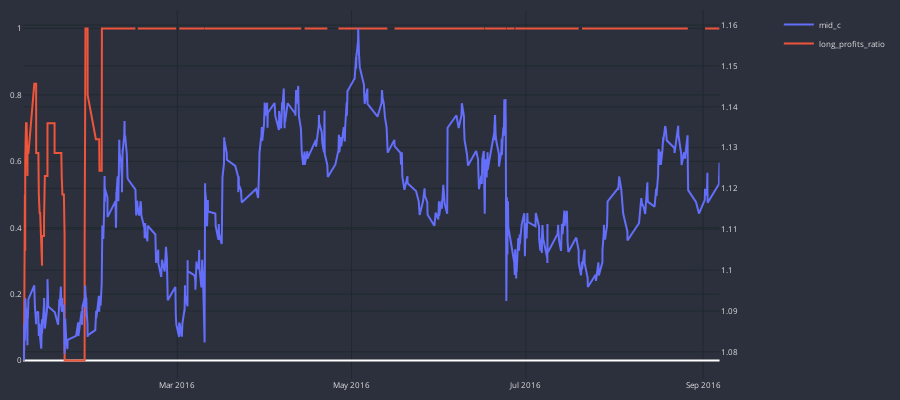

The notebook cell saved with this chart:
### Code cell
cp = CandlePlot(d.df['d'], candles=False)
cp.add_traces(line_traces=['mid_c'], is_sec=True)
cp.add_traces(line_traces=['long_profits_ratio'])
cp.show_plot()

### Figure 1 — Plotly figure (JSON) as saved in the notebook; plotly's stock layout.template omitted (floating-point values rounded to 4 significant figures; data arrays with more than 128 entries replaced by an {"elided": "..."} marker saying what was removed)
{"data": [{"line": {"shape": "linear", "width": 2}, "name": "mid_c", "type": "scatter", "x": {"elided": "819 str values"}, "xaxis": "x", "y": {"elided": "819 float values"}, "yaxis": "y2"}, {"line": {"shape": "linear", "width": 2}, "name": "long_profits_ratio", "type": "scatter", "x": {"elided": "819 str values"}, "xaxis": "x", "y": {"elided": "819 float values"}, "yaxis": "y"}], "layout": {"font": {"color": "#e1e1e1", "size": 8}, "height": 400, "margin": {"b": 10, "l": 10, "r": 10, "t": 10}, "paper_bgcolor": "#2c303c", "plot_bgcolor": "#2c303c", "width": 900, "xaxis": {"anchor": "y", "domain": [0, 0.94], "gridcolor": "#1f292f", "nticks": 5, "rangeslider": {"visible": false}}, "yaxis": {"anchor": "x", "domain": [0, 1], "gridcolor": "#1f292f"}, "yaxis2": {"anchor": "x", "gridcolor": "#1f292f", "overlaying": "y", "side": "right"}}}
